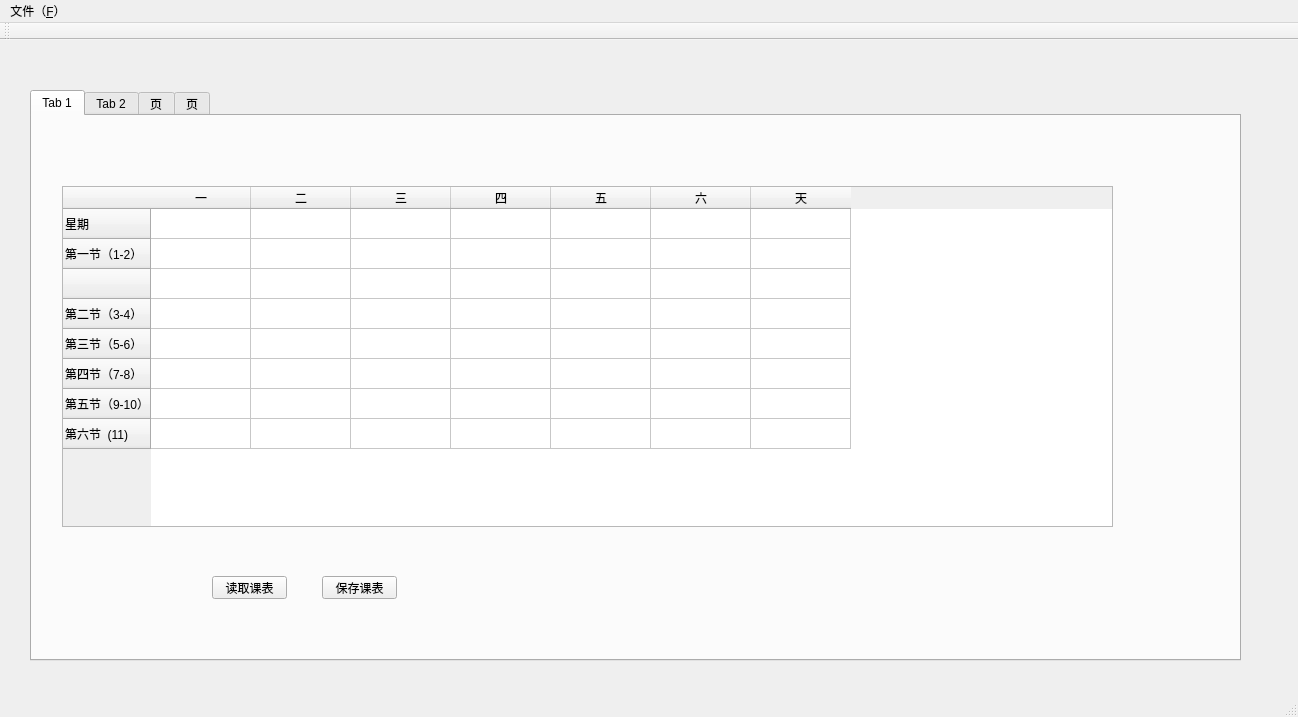
<?xml version="1.0" encoding="UTF-8"?>
<ui version="4.0">
 <class>MainWindow</class>
 <widget class="QMainWindow" name="MainWindow">
  <property name="geometry">
   <rect>
    <x>0</x>
    <y>0</y>
    <width>1298</width>
    <height>717</height>
   </rect>
  </property>
  <property name="windowTitle">
   <string>MainWindow</string>
  </property>
  <widget class="QWidget" name="centralWidget">
   <widget class="QTabWidget" name="tabWidget">
    <property name="geometry">
     <rect>
      <x>30</x>
      <y>50</y>
      <width>1211</width>
      <height>571</height>
     </rect>
    </property>
    <property name="currentIndex">
     <number>0</number>
    </property>
    <widget class="QWidget" name="classTab">
     <attribute name="title">
      <string>Tab 1</string>
     </attribute>
     <widget class="QTableWidget" name="nowClassTableWidget">
      <property name="geometry">
       <rect>
        <x>30</x>
        <y>70</y>
        <width>1051</width>
        <height>341</height>
       </rect>
      </property>
      <row>
       <property name="text">
        <string>星期</string>
       </property>
      </row>
      <row>
       <property name="text">
        <string>第一节（1-2）</string>
       </property>
      </row>
      <row>
       <property name="text">
        <string/>
       </property>
      </row>
      <row>
       <property name="text">
        <string>第二节（3-4）</string>
       </property>
      </row>
      <row>
       <property name="text">
        <string>第三节（5-6）</string>
       </property>
      </row>
      <row>
       <property name="text">
        <string>第四节（7-8）</string>
       </property>
      </row>
      <row>
       <property name="text">
        <string>第五节（9-10）</string>
       </property>
      </row>
      <row>
       <property name="text">
        <string>第六节  (11)</string>
       </property>
      </row>
      <column>
       <property name="text">
        <string>一</string>
       </property>
      </column>
      <column>
       <property name="text">
        <string>二</string>
       </property>
      </column>
      <column>
       <property name="text">
        <string>三</string>
       </property>
      </column>
      <column>
       <property name="text">
        <string>四</string>
       </property>
      </column>
      <column>
       <property name="text">
        <string>五</string>
       </property>
      </column>
      <column>
       <property name="text">
        <string>六</string>
       </property>
      </column>
      <column>
       <property name="text">
        <string>天</string>
       </property>
      </column>
      <item row="1" column="0">
       <property name="text">
        <string/>
       </property>
      </item>
     </widget>
     <widget class="QPushButton" name="loadClassButton">
      <property name="geometry">
       <rect>
        <x>180</x>
        <y>460</y>
        <width>75</width>
        <height>23</height>
       </rect>
      </property>
      <property name="text">
       <string>读取课表</string>
      </property>
     </widget>
     <widget class="QPushButton" name="saveClassButton">
      <property name="geometry">
       <rect>
        <x>290</x>
        <y>460</y>
        <width>75</width>
        <height>23</height>
       </rect>
      </property>
      <property name="text">
       <string>保存课表</string>
      </property>
     </widget>
     <widget class="QLabel" name="studentTable">
      <property name="geometry">
       <rect>
        <x>400</x>
        <y>10</y>
        <width>271</width>
        <height>41</height>
       </rect>
      </property>
      <property name="text">
       <string/>
      </property>
     </widget>
    </widget>
    <widget class="QWidget" name="studentTab">
     <attribute name="title">
      <string>Tab 2</string>
     </attribute>
     <widget class="QPushButton" name="deleteStudentButton">
      <property name="geometry">
       <rect>
        <x>380</x>
        <y>380</y>
        <width>75</width>
        <height>23</height>
       </rect>
      </property>
      <property name="text">
       <string>删除班级</string>
      </property>
     </widget>
     <widget class="QTableWidget" name="studentTableWidget">
      <property name="geometry">
       <rect>
        <x>70</x>
        <y>40</y>
        <width>231</width>
        <height>321</height>
       </rect>
      </property>
      <column>
       <property name="text">
        <string>班级名称</string>
       </property>
      </column>
      <column>
       <property name="text">
        <string>班级序号（classNum）</string>
       </property>
      </column>
     </widget>
     <widget class="QPushButton" name="addStudentButton">
      <property name="geometry">
       <rect>
        <x>270</x>
        <y>380</y>
        <width>75</width>
        <height>23</height>
       </rect>
      </property>
      <property name="text">
       <string>添加班级</string>
      </property>
     </widget>
     <widget class="QPushButton" name="loadStudentButton">
      <property name="geometry">
       <rect>
        <x>80</x>
        <y>380</y>
        <width>75</width>
        <height>23</height>
       </rect>
      </property>
      <property name="text">
       <string>读取班级</string>
      </property>
     </widget>
     <widget class="QPushButton" name="saveStudentButton">
      <property name="geometry">
       <rect>
        <x>170</x>
        <y>380</y>
        <width>75</width>
        <height>23</height>
       </rect>
      </property>
      <property name="text">
       <string>保存班级</string>
      </property>
     </widget>
     <widget class="QTextBrowser" name="studentTextBrowser">
      <property name="geometry">
       <rect>
        <x>370</x>
        <y>80</y>
        <width>256</width>
        <height>192</height>
       </rect>
      </property>
      <property name="html">
       <string>&lt;!DOCTYPE HTML PUBLIC &quot;-//W3C//DTD HTML 4.0//EN&quot; &quot;http://www.w3.org/TR/REC-html40/strict.dtd&quot;&gt;
&lt;html&gt;&lt;head&gt;&lt;meta name=&quot;qrichtext&quot; content=&quot;1&quot; /&gt;&lt;style type=&quot;text/css&quot;&gt;
p, li { white-space: pre-wrap; }
&lt;/style&gt;&lt;/head&gt;&lt;body style=&quot; font-family:'SimSun'; font-size:9pt; font-weight:400; font-style:normal;&quot;&gt;
&lt;p style=&quot; margin-top:0px; margin-bottom:0px; margin-left:0px; margin-right:0px; -qt-block-indent:0; text-indent:0px;&quot;&gt;&lt;span style=&quot; font-size:8.25pt;&quot;&gt;班级说明：&lt;/span&gt;&lt;/p&gt;
&lt;p style=&quot; margin-top:0px; margin-bottom:0px; margin-left:0px; margin-right:0px; -qt-block-indent:0; text-indent:0px;&quot;&gt;&lt;span style=&quot; font-size:8.25pt;&quot;&gt;采用英文缩写和数字命名&lt;/span&gt;&lt;/p&gt;
&lt;p style=&quot; margin-top:0px; margin-bottom:0px; margin-left:0px; margin-right:0px; -qt-block-indent:0; text-indent:0px;&quot;&gt;&lt;span style=&quot; font-size:8.25pt;&quot;&gt;如:&lt;/span&gt;&lt;/p&gt;
&lt;p style=&quot; margin-top:0px; margin-bottom:0px; margin-left:0px; margin-right:0px; -qt-block-indent:0; text-indent:0px;&quot;&gt;&lt;span style=&quot; font-size:8.25pt;&quot;&gt;ACM1601&lt;/span&gt;&lt;/p&gt;
&lt;p style=&quot; margin-top:0px; margin-bottom:0px; margin-left:0px; margin-right:0px; -qt-block-indent:0; text-indent:0px;&quot;&gt;&lt;span style=&quot; font-size:8.25pt;&quot;&gt;IOT1601&lt;/span&gt;&lt;/p&gt;
&lt;p style=&quot;-qt-paragraph-type:empty; margin-top:0px; margin-bottom:0px; margin-left:0px; margin-right:0px; -qt-block-indent:0; text-indent:0px; font-size:8.25pt;&quot;&gt;&lt;br /&gt;&lt;/p&gt;
&lt;p style=&quot;-qt-paragraph-type:empty; margin-top:0px; margin-bottom:0px; margin-left:0px; margin-right:0px; -qt-block-indent:0; text-indent:0px; font-size:8.25pt;&quot;&gt;&lt;br /&gt;&lt;/p&gt;&lt;/body&gt;&lt;/html&gt;</string>
      </property>
     </widget>
     <widget class="QPushButton" name="chooseStudentButton">
      <property name="geometry">
       <rect>
        <x>80</x>
        <y>440</y>
        <width>93</width>
        <height>28</height>
       </rect>
      </property>
      <property name="text">
       <string>选择班级</string>
      </property>
     </widget>
     <widget class="QTableWidget" name="choosenStudentTableWidget">
      <property name="geometry">
       <rect>
        <x>700</x>
        <y>50</y>
        <width>231</width>
        <height>321</height>
       </rect>
      </property>
      <column>
       <property name="text">
        <string>班级名称</string>
       </property>
      </column>
      <column>
       <property name="text">
        <string>班级序号（classNum）</string>
       </property>
      </column>
     </widget>
    </widget>
    <widget class="QWidget" name="teacherTab">
     <attribute name="title">
      <string>页</string>
     </attribute>
     <widget class="QPushButton" name="addTeacherButton">
      <property name="geometry">
       <rect>
        <x>290</x>
        <y>380</y>
        <width>75</width>
        <height>23</height>
       </rect>
      </property>
      <property name="text">
       <string>添加教师</string>
      </property>
     </widget>
     <widget class="QPushButton" name="deleteTeacherButton">
      <property name="geometry">
       <rect>
        <x>410</x>
        <y>380</y>
        <width>75</width>
        <height>23</height>
       </rect>
      </property>
      <property name="text">
       <string>删除教师</string>
      </property>
     </widget>
     <widget class="QTableWidget" name="teacherTableWidget">
      <property name="geometry">
       <rect>
        <x>80</x>
        <y>40</y>
        <width>351</width>
        <height>321</height>
       </rect>
      </property>
      <column>
       <property name="text">
        <string>教师名称</string>
       </property>
      </column>
      <column>
       <property name="text">
        <string>教师学院</string>
       </property>
      </column>
      <column>
       <property name="text">
        <string>教师序号</string>
       </property>
      </column>
     </widget>
     <widget class="QPushButton" name="loadTeacherButton">
      <property name="geometry">
       <rect>
        <x>90</x>
        <y>380</y>
        <width>75</width>
        <height>23</height>
       </rect>
      </property>
      <property name="text">
       <string>读取教师</string>
      </property>
     </widget>
     <widget class="QPushButton" name="saveTeacherButton">
      <property name="geometry">
       <rect>
        <x>190</x>
        <y>380</y>
        <width>75</width>
        <height>23</height>
       </rect>
      </property>
      <property name="text">
       <string>保存教师</string>
      </property>
     </widget>
     <widget class="QTextBrowser" name="studentTextBrowser_2">
      <property name="geometry">
       <rect>
        <x>510</x>
        <y>50</y>
        <width>256</width>
        <height>192</height>
       </rect>
      </property>
      <property name="html">
       <string>&lt;!DOCTYPE HTML PUBLIC &quot;-//W3C//DTD HTML 4.0//EN&quot; &quot;http://www.w3.org/TR/REC-html40/strict.dtd&quot;&gt;
&lt;html&gt;&lt;head&gt;&lt;meta name=&quot;qrichtext&quot; content=&quot;1&quot; /&gt;&lt;style type=&quot;text/css&quot;&gt;
p, li { white-space: pre-wrap; }
&lt;/style&gt;&lt;/head&gt;&lt;body style=&quot; font-family:'SimSun'; font-size:9pt; font-weight:400; font-style:normal;&quot;&gt;
&lt;p style=&quot; margin-top:0px; margin-bottom:0px; margin-left:0px; margin-right:0px; -qt-block-indent:0; text-indent:0px;&quot;&gt;&lt;span style=&quot; font-size:8.25pt;&quot;&gt;教师说明：&lt;/span&gt;&lt;/p&gt;
&lt;p style=&quot; margin-top:0px; margin-bottom:0px; margin-left:0px; margin-right:0px; -qt-block-indent:0; text-indent:0px;&quot;&gt;&lt;span style=&quot; font-size:8.25pt;&quot;&gt;采用序号和学院全程&lt;/span&gt;&lt;/p&gt;
&lt;p style=&quot;-qt-paragraph-type:empty; margin-top:0px; margin-bottom:0px; margin-left:0px; margin-right:0px; -qt-block-indent:0; text-indent:0px; font-size:8.25pt;&quot;&gt;&lt;br /&gt;&lt;/p&gt;&lt;/body&gt;&lt;/html&gt;</string>
      </property>
     </widget>
    </widget>
    <widget class="QWidget" name="roomTab">
     <attribute name="title">
      <string>页</string>
     </attribute>
     <widget class="QPushButton" name="addRoomButton">
      <property name="geometry">
       <rect>
        <x>300</x>
        <y>390</y>
        <width>75</width>
        <height>23</height>
       </rect>
      </property>
      <property name="text">
       <string>添加教室</string>
      </property>
     </widget>
     <widget class="QTableWidget" name="roomTableWidget">
      <property name="geometry">
       <rect>
        <x>90</x>
        <y>50</y>
        <width>351</width>
        <height>321</height>
       </rect>
      </property>
      <column>
       <property name="text">
        <string>教学楼名称</string>
       </property>
      </column>
      <column>
       <property name="text">
        <string>教室编号</string>
       </property>
      </column>
     </widget>
     <widget class="QPushButton" name="deleteRoomButton">
      <property name="geometry">
       <rect>
        <x>400</x>
        <y>390</y>
        <width>75</width>
        <height>23</height>
       </rect>
      </property>
      <property name="text">
       <string>删除教室</string>
      </property>
     </widget>
     <widget class="QPushButton" name="loadRoomButton">
      <property name="geometry">
       <rect>
        <x>100</x>
        <y>390</y>
        <width>75</width>
        <height>23</height>
       </rect>
      </property>
      <property name="text">
       <string>读取教室</string>
      </property>
     </widget>
     <widget class="QPushButton" name="saveRoomButton">
      <property name="geometry">
       <rect>
        <x>200</x>
        <y>390</y>
        <width>75</width>
        <height>23</height>
       </rect>
      </property>
      <property name="text">
       <string>保存教室</string>
      </property>
     </widget>
    </widget>
   </widget>
  </widget>
  <widget class="QMenuBar" name="menuBar">
   <property name="geometry">
    <rect>
     <x>0</x>
     <y>0</y>
     <width>1298</width>
     <height>26</height>
    </rect>
   </property>
   <widget class="QMenu" name="menu_F">
    <property name="title">
     <string>文件（&amp;F）</string>
    </property>
   </widget>
   <addaction name="menu_F"/>
  </widget>
  <widget class="QToolBar" name="mainToolBar">
   <attribute name="toolBarArea">
    <enum>TopToolBarArea</enum>
   </attribute>
   <attribute name="toolBarBreak">
    <bool>false</bool>
   </attribute>
  </widget>
  <widget class="QStatusBar" name="statusBar"/>
 </widget>
 <layoutdefault spacing="6" margin="11"/>
 <resources/>
 <connections/>
</ui>
